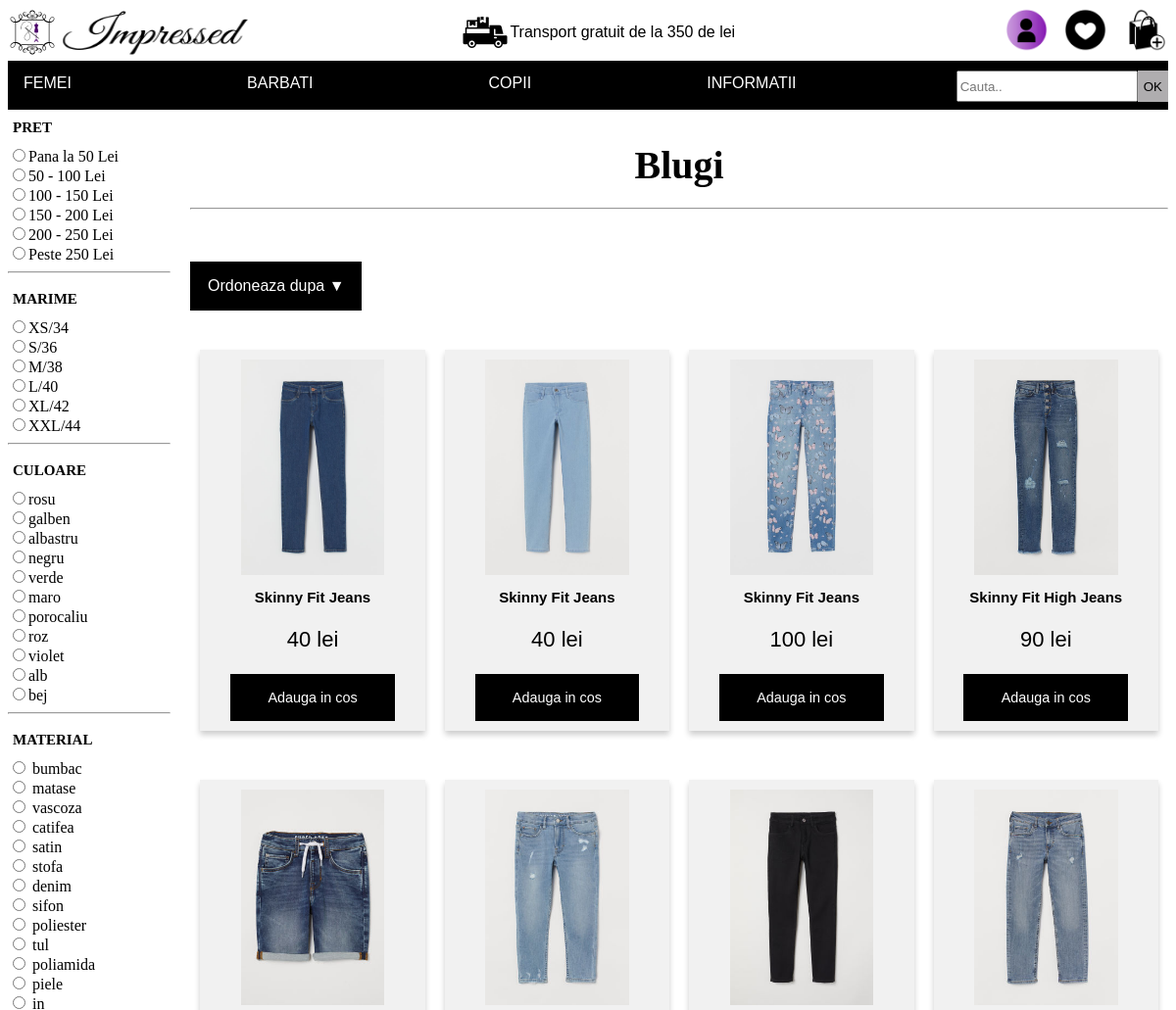
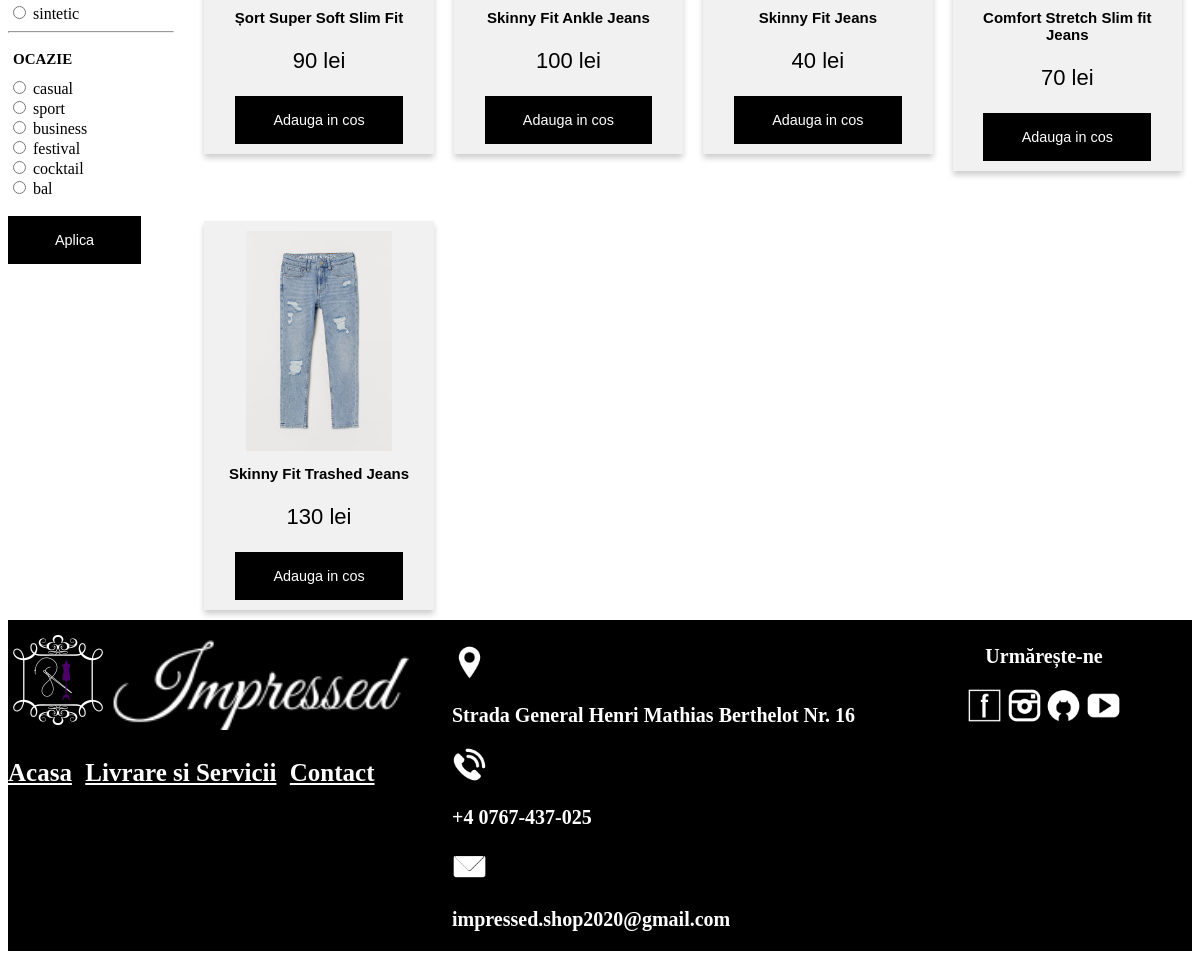
/produse/copii/blugi, run on the app's committed database (2 pictures, top to bottom).
### tables this page shows
CREATE TABLE `produse` (
  `id_produs` int(10) NOT NULL,
  `nume` varchar(100) DEFAULT NULL,
  `pret` int(10) DEFAULT NULL,
  `material` varchar(100) DEFAULT NULL,
  `imagine` varchar(100) DEFAULT NULL,
  `descriere` varchar(1000) DEFAULT NULL,
  `gen` varchar(100) DEFAULT NULL,
  `tip` varchar(100) DEFAULT NULL,
  `categorie` varchar(30) NOT NULL,
  `culoare` varchar(30) NOT NULL,
  `nr_accesari` int(100) NOT NULL
);

### libs/View.php (called while the page is built, shortened)
<?php
class View
{
    public function render($name)
    {
        require 'views/' . $name . '.php';
    }
}

### controllers/produse.php (called while the page is built, shortened)
<?php
class Produse extends Controller
{
    public function copii($category)
    {
        $this->view->category = $category;
        $product = new produse_model();
        $this->view->category = $category;
        if (isset($_GET['pret1']) && isset($_GET['pret2']) && isset($_GET['marime']) && isset($_GET['culoare']) && isset($_GET['material']) && isset($_GET['tip'])) {
            if ($_GET['marime'] == 'false') {
                $this->view->result = $product->selectByFilterWithoutSize("'" . $category . "'", $_GET['material'], $_GET['tip'], "'copii'", $_GET['culoare'], $_GET['pret1'] . " and " . $_GET['pret2'], $this->view->count);
            } else {
                $this->view->result = $product->selectByFilter("'" . $category . "'", $_GET['material'], $_GET['marime'], $_GET['tip'], "'copii'", $_GET['culoare'], $_GET['pret1'] . " and " . $_GET['pret2'], $this->view->count);
            }
        } else {
            $this->view->result = $product->selectChildrenCategory($category, $this->view->count);
        }
        $this->view->render('childrenProducts');
    }
}

### index.php (called while the page is built, shortened)
<?php
$bootstrap = new Bootstrap();
$bootstrap->init();

### libs/Database.php (called while the page is built, shortened)
<?php
class Database extends PDO
{
    public  $con;
    public function __construct()
    {
        $this->con = new PDO(DB_TYPE . ':host=' . DB_HOST . ';dbname=' . DB_NAME, DB_USER, DB_PASS);
    }
    public function select2($table_name, $col1, $data1, $col2, $data2)
    {
        $string = "SELECT * FROM " . $table_name . " WHERE " . $col1 . "= ? and " . $col2 . "= ?";
        $stmt = $this->con->prepare($string);
        if ($stmt->execute([$data1, $data2])) return $stmt;
        else return false;
    }
}

### models/produse_model.php (called while the page is built, shortened)
<?php
class Produse_model extends Model
{
    public function selectChildrenCategory($category, &$count)
    {
        return $this->db->select2('produse', 'gen', 'copii', 'categorie', $category);
    }
}

### views/childrenProducts.php (the view, shortened to what this page needs)
<!DOCTYPE html>
<html lang="ro">
<head>
    <link href="<?php echo URL; ?>public/css/products.css" rel="stylesheet" />
</head>
<body>
    <header>
        <?php
        require 'header.php';
        ?>
    </header>
    <main>
        <form method="POST" class="filter">
            <div class="prices">
                <h1>PRET</h1>
                <div class="check-price">
                    <label><input type="radio" name="pret" value="0,50" />Pana la 50 Lei</label>
                    <label><input type="radio" name="pret" value="50,100" />50 - 100 Lei</label>
                    <label><input type="radio" name="pret" value="100,150" />100 - 150 Lei</label>
                    <label><input type="radio" name="pret" value="150,200" />150 - 200 Lei</label>
                    <label><input type="radio" name="pret" value="200,250" />200 - 250 Lei</label>
                    <label><input type="radio" name="pret" value="250,1500" />Peste 250 Lei</label>
                </div>
            </div>
            <hr>
            <div class="size">
                <h1>MARIME</h1>
                <div class="check-size">
                    <label><input type="radio" name="marime" value="XS" />XS/34</label>
                    <label><input type="radio" name="marime" value="S" />S/36</label>
                    <label><input type="radio" name="marime" value="M" />M/38</label>
                    <label><input type="radio" name="marime" value="L" />L/40</label>
                    <label><input type="radio" name="marime" value="XL" />XL/42</label>
                    <label><input type="radio" name="marime" value="XXL" />XXL/44</label>
                </div>
            </div>
            <hr>
            <div class="colors">
                <h1> CULOARE </h1>
                <div class="check-colors">
                    <label id="rosu"><input type="radio" name="culoare" value="rosu" />rosu</label>
                    <label id="galben"><input type="radio" name="culoare" value="galben" />galben</label>
                    <label id="albastru"><input type="radio" name="culoare" value="albastru" />albastru</label>
                    <label id="negru"><input type="radio" name="culoare" value="negru" />negru</label>
                    <label id="verde"><input type="radio" name="culoare" value="verde" />verde</label>
                    <label id="maro"><input type="radio" name="culoare" value="maro" />maro</label>
                    <label id="portocaliu"><input type="radio" name="culoare" value="portocaliu" />porocaliu</label>
                    <label id="roz"><input type="radio" name="culoare" value="roz" />roz</label>
                    <label id="mov"><input type="radio" name="culoare" value="mov" />violet</label>
                    <label id="alb"><input type="radio" name="culoare" value="alb" />alb</label>
                    <label id="bej"><input type="radio" name="culoare" value="bej" />bej</label>
                </div>
            </div>
            <hr>
            <div class="fabrics">
                <h1>MATERIAL</h1>
                <div class="check-fabrics">
                    <label><input type="radio" name="material" value="bumbac" /> bumbac</label>
                    <label><input type="radio" name="material" value="matase" /> matase</label>
                    <label><input type="radio" name="material" value="vascoza" /> vascoza</label>
                    <label><input type="radio" name="material" value="catifea" /> catifea</label>
                    <label><input type="radio" name="material" value="satin" /> satin</label>
                    <label><input type="radio" name="material" value="stofa" /> stofa</label>
                    <label><input type="radio" name="material" value="denim" /> denim</label>
                    <label><input type="radio" name="material" value="sifon" /> sifon</label>
                    <label><input type="radio" name="material" value="poliester" /> poliester</label>
                    <label><input type="radio" name="material" value="tul" /> tul</label>
                    <label><input type="radio" name="material" value="poliamida" /> poliamida</label>
                    <label><input type="radio" name="material" value="piele" /> piele</label>
                    <label><input type="radio" name="material" value="in" /> in</label>
                    <label><input type="radio" name="material" value="sintetic" /> sintetic</label>
                </div>
            </div>
            <hr>
            <div class="occasions">
                <h1>OCAZIE</h1>
                <div class="check-occasions">
                    <label><input type="radio" name="tip" value="casual" /> casual</label>
                    <label><input type="radio" name="tip" value="sport" /> sport</label>
                    <label><input type="radio" name="tip" value="business" /> business</label>
                    <label><input type="radio" name="tip" value="festival" /> festival</label>
                    <label><input type="radio" name="tip" value="cocktail" /> cocktail</label>
                    <label><input type="radio" name="tip" value="bal" /> bal</label>
                </div>
            </div>
            <button type="submit" class="aplica" name="aplica-filtre" formaction="<?php echo URL; ?>produse/filtreaza/copii/<?php echo $this->category; ?>">Aplica</button>
        </form>
        <div class="page">
            <div class="order">
                <h2>
                    <?php
                    if ($this->category == "blugi") echo "Blugi";
                    ?>
                    <hr>
                </h2>
                <div class="sortare">
                    <button class="sortare-buton" onclick="Order()">Ordoneaza dupa ▼</button>
                </div>
            </div>
            <div class="products">
                <?php
                if($this->count == 0)
                {
                    echo "Nu exista produse.";
                }
                else{
                while ($row = $this->result->fetch()) {
                ?>
                    <div class="column">
                        <div class="card">
                            <a href="<?php echo URL . 'produse/produs/' . $row['id_produs'] ?>">
                                <img id="imagine" src="<?php echo URL; ?>public/poze/<?php echo  $row['imagine']; ?>.png">
                            </a>
                            <h1><?php echo  $row['nume']; ?></h1>
                            <p class="price"><?php echo  $row['pret']; ?> lei</p>
                            <form method="POST">
                                <button name="adauga-cos" type="submit" formaction="<?php echo URL; ?>produse/addToCartChildrenPage/<?php echo $row['id_produs'] ?>/<?php echo $this->category ?>">Adauga in cos</button>
                            </form>
                        </div>
                    </div>
                <?php
                }
                }
                ?>
            </div>
        </div>
    </main>
    <footer>
        <?php
        require 'footer.php';
        ?>
    </footer>
</body>
</html>

### public/css/products.css (style rules this page uses)
* { box-sizing: border-box; }
body { font-family: Arial, Helvetica, sans-serif; }
main { width: 100%; display: flex; flex-direction: row; }
.filter { width: 15%; margin-right: 20px; }
.filter .aplica { border: none; outline: 0; padding: 10px; color: white; background-color: #000; text-align: center; cursor: pointer; width: 80%; height: 6vh; font-size: 0.9rem; margin-bottom: 20px; }
.products { width: 100%; }
.colors, .prices, .size, .occasions { display: flex; flex-direction: column; flex-wrap: wrap; }
.colors h1, .prices h1, .fabrics h1, .size h1, .occasions h1 { text-align: left; font-size: 15px; margin-left: 5px; font-family: Noto Sans KR; }
.fabrics, .check-fabrics, .check-price, .check-size, .check-occasions, .check-colors { display: flex; flex-direction: column; font-family: Noto Sans KR; }
.page { width: 90%; display: flex; flex-direction: column; }
.order { width: 100%; display: flex; flex-direction: column; }
.order h2 { font-size: 40px; text-align: center; font-family: 'Pacifico'; }
.sortare-buton { background-color: black; color: white; padding: 16px; font-size: 16px; border: none; cursor: pointer; min-width: 175px; }
.sortare { position: relative; display: inline-block; }
.card { box-shadow: 0 4px 6px 0 rgba(0, 0, 0, 0.2); max-width: 400px; text-align: center; font-family: arial; padding: 10px; background-color: #f1f1f1; margin-bottom: 10px; }
.price { color: black; font-size: 22px; }
h1 { font-size: 15px; }
.column .card #imagine { width: 70%; height: 70%; }
.card button { border: none; outline: 0; padding: 10px; color: white; background-color: #000; text-align: center; cursor: pointer; width: 80%; height: 6vh; font-size: 0.9rem; }
.column { float: left; width: 25%; padding: 0 10px; margin-top: 40px; }

### public/css/header1.css (style rules this page uses)
header { font-family: Arial; width: 100%; }

### data on the page
produse: imagine (picture), nume "Skinny Fit Jeans", pret "40"
produse: imagine (picture), nume "Skinny Fit Jeans", pret "40"
produse: imagine (picture), nume "Skinny Fit Jeans", pret "100"
produse: imagine (picture), nume "Skinny Fit High Jeans", pret "90"
produse: imagine (picture), nume "Șort Super Soft Slim Fit", pret "90"
produse: imagine (picture), nume "Skinny Fit Ankle Jeans", pret "100"
produse: imagine (picture), nume "Skinny Fit Jeans", pret "40"
produse: imagine (picture), nume "Comfort Stretch Slim fit Jeans", pret "70"
produse: imagine (picture), nume "Skinny Fit Trashed Jeans", pret "130"
